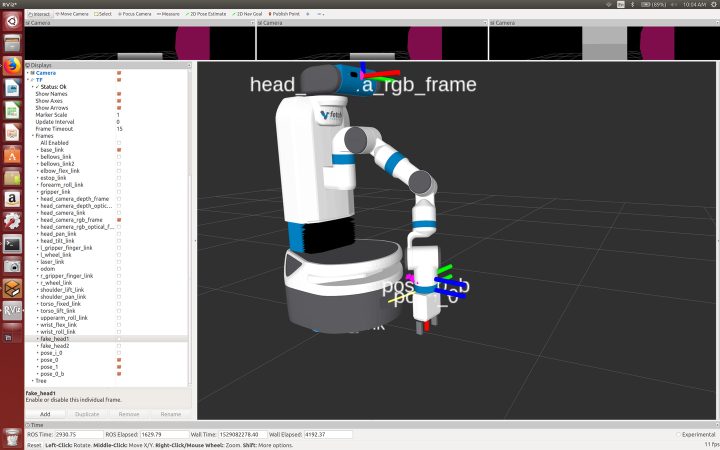
#> input picture examples/images/down_0.png, 1440 x 900 px (shown at 1/2 size)
$ python -i utils.py   (imports and definitions only)
#> lines starting #> are read from the running program, lines starting #| are printed output that depends on the picture; after the words box and inside, x2 and y2 are one past the last pixel; in counts of white or black regions, pixels touching at a corner belong together
#> further down, picture is the input picture: shape (900, 1440, 3); mean B, G, R 116.1, 115.3, 117.9
import cv2, os, sys
import numpy as np

# --- PREPROCESSING DEPTH ---

def depth_to_3ch(img, cutoff=1.0):
    """HUGE NOTE: the `cutoff` assumes the units are in _meters_."""
    w,h = img.shape
    new_img = np.zeros([w,h,3])
    img = img.flatten()
    img[img>cutoff] = 0
    img = img.reshape([w,h])
    for i in range(3):
        new_img[:,:,i] = img
    return new_img


def depth_scaled_to_255(img):
    img = 255.0/np.max(img)*img
    img = np.array(img,dtype=np.uint8)
    for i in range(3):
        img[:,:,i] = cv2.equalizeHist(img[:,:,i])
    return img


def depth_to_net_dim(img, cutoff=1.0):
    """Call this from other code!"""
    assert img.shape == (480,640)
    img = depth_to_3ch(img, cutoff)
    img = depth_scaled_to_255(img)
    return img


# Only for testing the red contours for images.
def red_contour(image, save_images=False, fname=None):
    """The HSR (and Fetch) have images in BGR mode.

    This method for detecting red is courtesy of Ron Berenstein. We tried
    HSV-based methods but it's really bad.
    """
#> called with save_images = False
    original = image.copy()

    b, g, r = cv2.split(image)
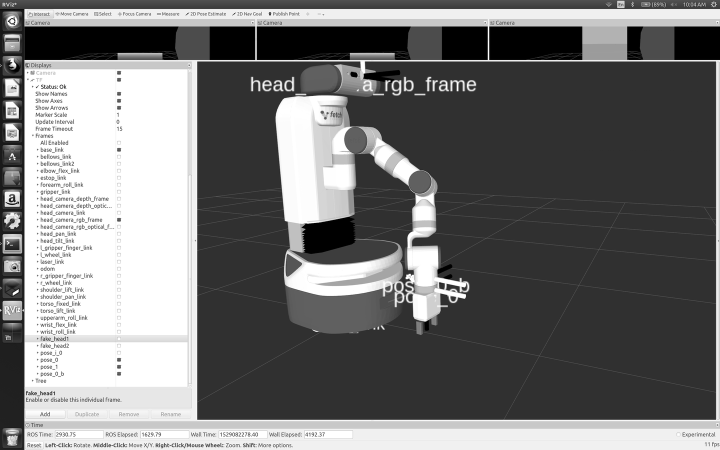
#> b: shape (900, 1440) (shown at 1/2 size); min 0, max 255, mean 116.1
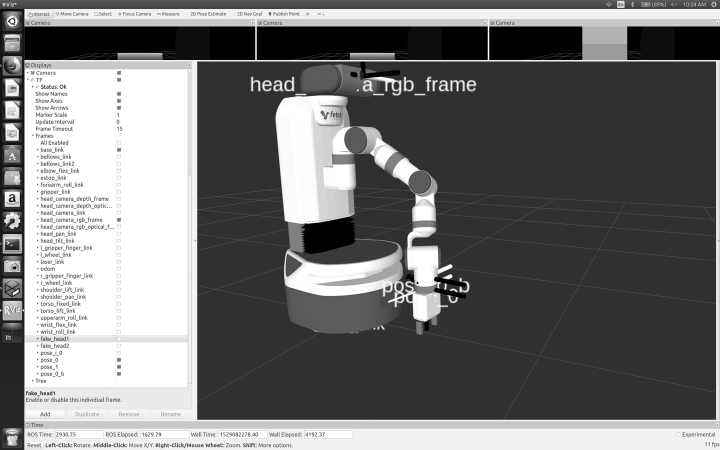
#> g: shape (900, 1440) (shown at 1/2 size); min 0, max 255, mean 115.3
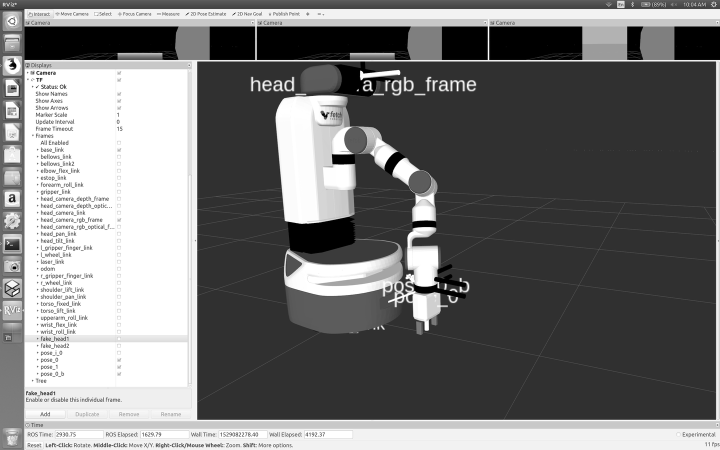
#> r: shape (900, 1440) (shown at 1/2 size); min 0, max 255, mean 117.9
    bw0 = (r[:,:]>150).astype(np.uint8)*255
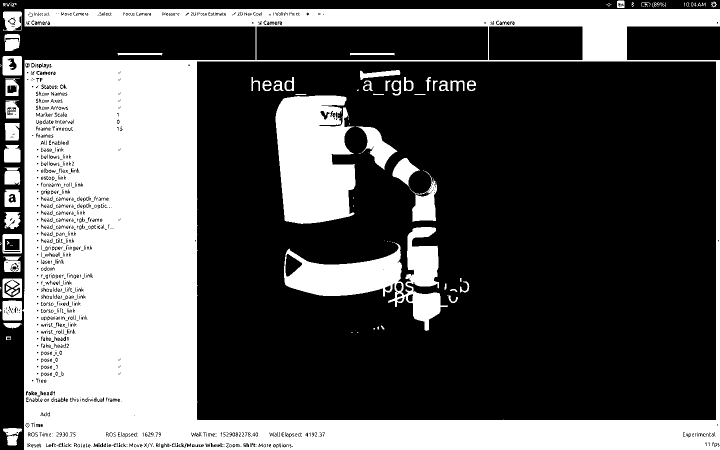
#> bw0: shape (900, 1440) (shown at 1/2 size); 36% white; 194 white regions (130 under 20 px), largest, box (x1, y1, x2, y2) and area: (5, 18, 1440, 900) 383794, (551, 191, 711, 448) 33303, (568, 454, 896, 662) 23692

    bw1 = cv2.divide(r, g[:, :] + 1)
    bw1 = (bw1[:, :] > 1.5).astype(np.uint8)*255
#> bw1: shape (900, 1440); 3.5% white; 151 white regions (128 under 20 px), largest, box (x1, y1, x2, y2) and area: (0, 18, 49, 900) 28568, (814, 53, 885, 120) 4589, (1279, 53, 1350, 120) 4588
    bw1 = np.multiply(bw1, bw0).astype(np.uint8) * 255
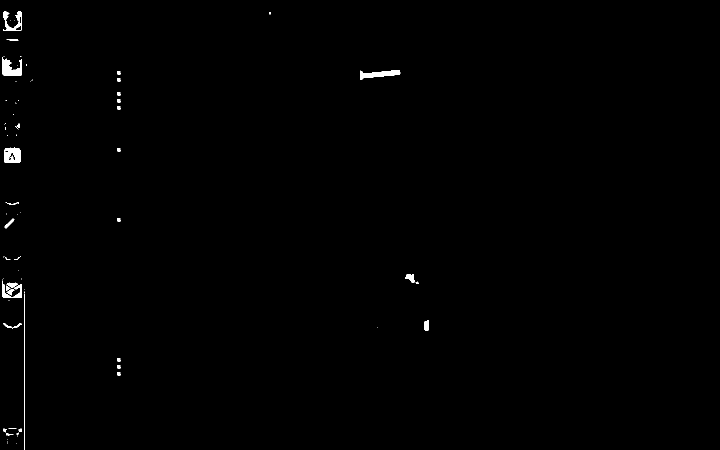
#> bw1: shape (900, 1440) (shown at 1/2 size); 0.42% white; 77 white regions (47 under 20 px), largest, box (x1, y1, x2, y2) and area: (5, 114, 44, 151) 856, (720, 140, 801, 160) 801, (8, 295, 41, 325) 779
    bw2 = cv2.divide(r, b[:,:]+1)
    bw2 = (bw2[:, :] > 1.5).astype(np.uint8)*255
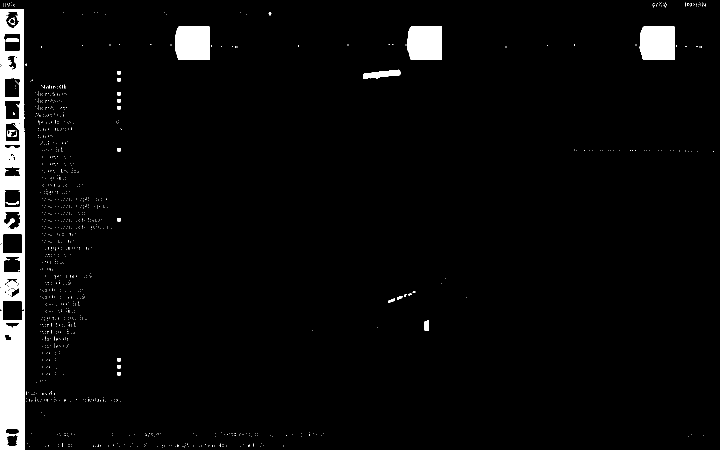
#> bw2: shape (900, 1440) (shown at 1/2 size); 3.7% white; 1281 white regions (1256 under 20 px), largest, box (x1, y1, x2, y2) and area: (0, 18, 49, 900) 29991, (350, 53, 420, 120) 4535, (814, 53, 884, 120) 4500

    bw = np.multiply(bw1, bw2).astype(np.uint8) * 255
#> bw: shape (900, 1440); 0.39% white; 70 white regions (41 under 20 px), largest, box (x1, y1, x2, y2) and area: (5, 114, 44, 151) 854, (8, 295, 41, 325) 779, (726, 140, 801, 157) 692
    kernel = np.ones((5, 5), np.uint8)
    bw = cv2.morphologyEx(bw, cv2.MORPH_OPEN, kernel)
#> bw: shape (900, 1440); 0.24% white; 14 white regions, largest, box (x1, y1, x2, y2) and area: (5, 121, 44, 151) 737, (8, 296, 41, 325) 693, (727, 140, 800, 156) 689
    bw = cv2.dilate(bw, kernel, iterations=1)
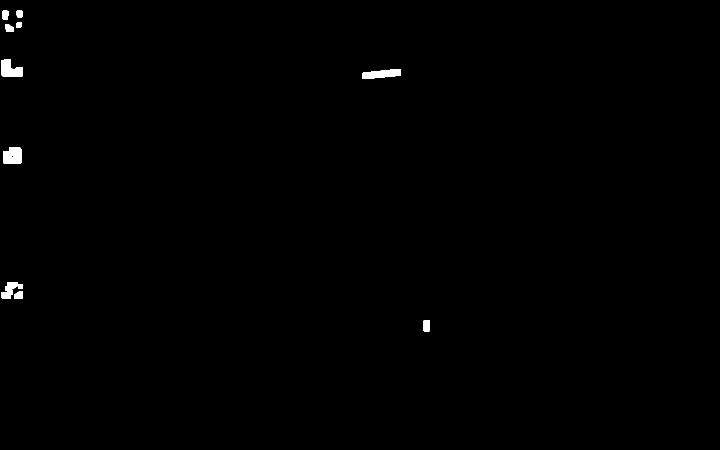
#> bw: shape (900, 1440) (shown at 1/2 size); 0.4% white; 11 white regions
    _, bw = cv2.threshold(bw,0,255,0)

    # Now get the actual contours.  Note that contour detection requires a
    # single channel image. Also, we only want the max one as that should be
    # where the sewn patch is located.
    (cnts, _) = cv2.findContours(bw, cv2.RETR_TREE, cv2.CHAIN_APPROX_SIMPLE)
#> cnts = 12 contours; largest, box (x1, y1, x2, y2) and area: (6, 294, 43, 327) 1028, (725, 138, 802, 158) 972, (3, 119, 46, 153) 972, (3, 564, 35, 598) 562, (847, 640, 860, 663) 260
    if len(cnts) == 0:
        cv2.imwrite("problem_original.png", original)
        cv2.imwrite("problem_bw.png", bw)
        print("Problem, len(cnts) == 0. See saved images...")
        sys.exit()
    cnt_largest = max(cnts, key = lambda cnt: cv2.contourArea(cnt))
#> cnt_largest = contour of 15 points, box (x1, y1, x2, y2) (6, 294, 43, 327), area 1028

    # Find the centroid in _pixel_space_. Draw it.
    try:
        M = cv2.moments(cnt_largest)
#> M = moments, m00 1028.5, centre m10/m00, m01/m00 = (24.94, 311.4)
        cX = int(M["m10"] / M["m00"])
#> cX = 24
        cY = int(M["m01"] / M["m00"])
#> cY = 311
        if save_images:
            peri = cv2.arcLength(cnt_largest, True)
            approx = cv2.approxPolyDP(cnt_largest, 0.02*peri, True)
            cv2.circle(image_bgr, (cX,cY), 50, (0,0,255))
            cv2.drawContours(image_bgr, [approx], -1, (0,255,0), 2)
            cv2.putText(img=image_bgr,
                        text="{},{}".format(cX,cY),
                        org=(cX+10,cY+10),
                        fontFace=cv2.FONT_HERSHEY_SIMPLEX,
                        fontScale=1,
                        color=(255,255,255),
                        thickness=2)
            cv2.imwrite(fname.replace('.png','_cnt.png'), image_bgr)
        return (cX,cY)
    except:
        print("PROBLEM CANNOT DETECT CONTOUR ...")


# [5 lines not run here, left out]

>>> import cv2
>>> picture = cv2.imread('../examples/images/down_0.png')
>>> result = red_contour(picture)
#> result = (24, 311)

$ run again, on examples/images/pose_0.png
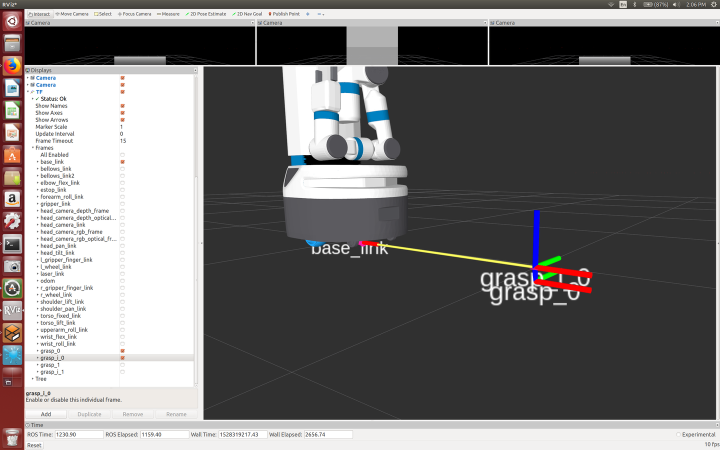
#> input picture examples/images/pose_0.png, 1440 x 900 px (shown at 1/2 size)
#> picture is the input picture: shape (900, 1440, 3); mean B, G, R 113.6, 113.8, 115.6
#> in red_contour, `bw0 = (r[:,:]>150).astype(np.uint8)*255`:
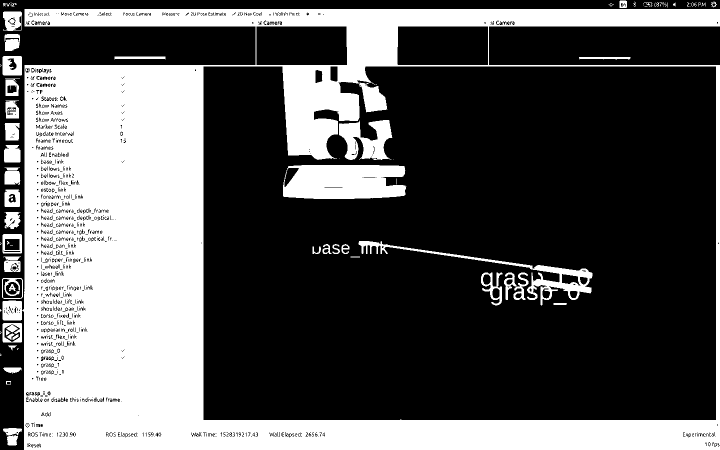
#> bw0: shape (900, 1440) (shown at 1/2 size); 35.6% white; 151 white regions (101 under 20 px), largest, box (x1, y1, x2, y2) and area: (5, 18, 1440, 900) 415799, (566, 330, 813, 398) 14645, (717, 482, 1185, 611) 6361
#> in red_contour, `bw = cv2.dilate(bw, kernel, iterations=1)`:
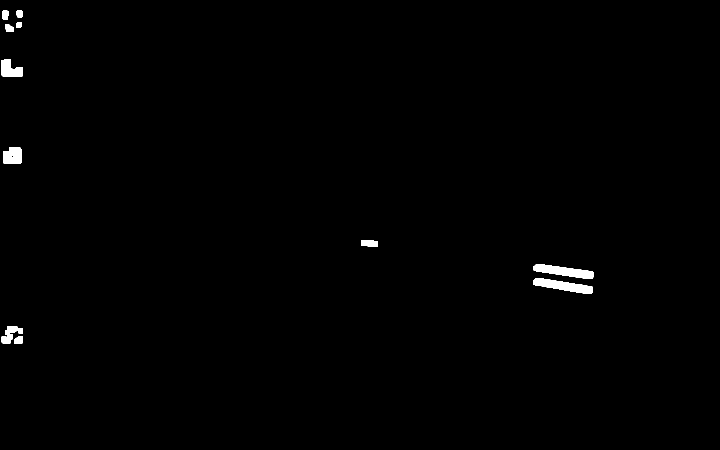
#> bw: shape (900, 1440) (shown at 1/2 size); 0.62% white; 12 white regions
#> cnts = 13 contours; largest, box (x1, y1, x2, y2) and area: (1066, 556, 1185, 588) 1784, (1067, 528, 1187, 558) 1775, (6, 294, 43, 327) 1028, (3, 119, 46, 153) 972, (3, 653, 35, 687) 562
#> cnt_largest = contour of 81 points, box (x1, y1, x2, y2) (1066, 556, 1185, 588), area 1784
#> M = moments, m00 1783.5, centre m10/m00, m01/m00 = (1126.3, 571.4)
#> cX = 1126
#> cY = 571
#> result = (1126, 571)
